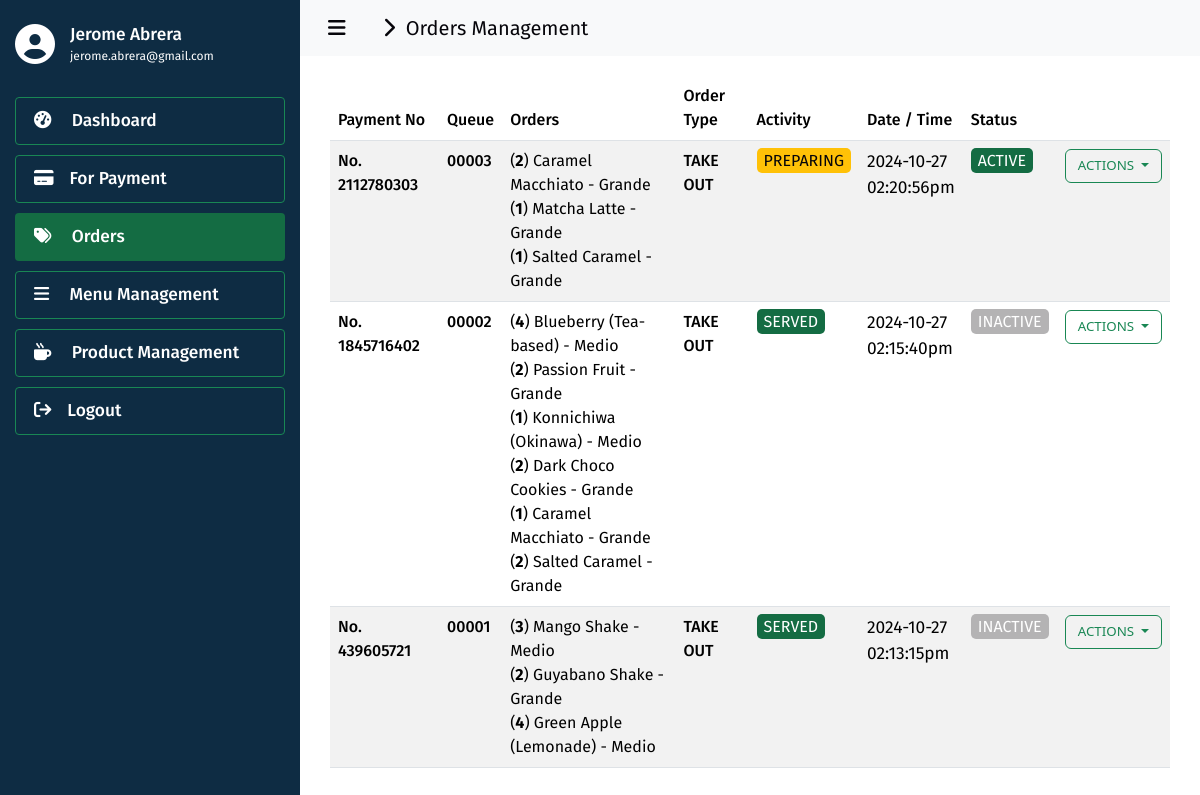
The app's page /admin/orders/index.php (signed in), older data.
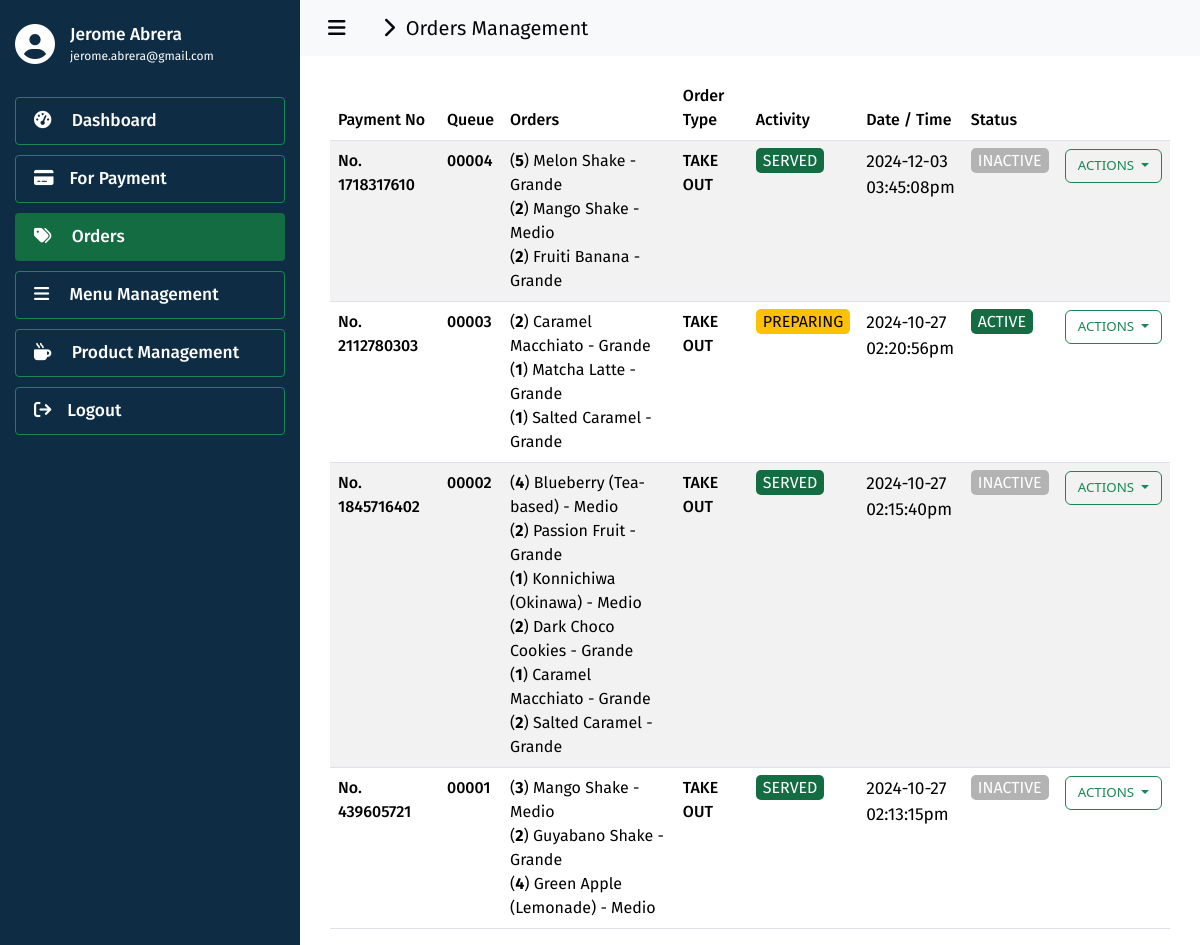
The same page, newer data.
### tables this page shows
CREATE TABLE `queue` (
  `id` int(11) NOT NULL,
  `queue_payment_no` varchar(255) NOT NULL,
  `queue_number` varchar(255) NOT NULL,
  `queue_serving` varchar(255) NOT NULL,
  `queue_date` date NOT NULL,
  `queue_time` varchar(255) NOT NULL,
  `queue_status` varchar(255) NOT NULL
);

CREATE TABLE `queue_orders` (
  `id` int(11) NOT NULL,
  `queue_number_id` int(11) NOT NULL,
  `queue_order` varchar(1000) NOT NULL,
  `queue_order_type` varchar(255) NOT NULL,
  `queue_date` date NOT NULL,
  `queue_time` varchar(255) NOT NULL
);

### admin/orders/index.php (the view, shortened to what the changed rows need)
<?php
  include('../../utils/connections.php');
?>
<!DOCTYPE html>
<html lang="en">
  <head>
    <link
      href="https://cdn.jsdelivr.net/npm/bootstrap@5.3.3/dist/css/bootstrap.min.css"
      rel="stylesheet"
    >
    <link href="https://cdn.datatables.net/2.0.5/css/dataTables.bootstrap5.css" rel="stylesheet">
    <link rel="stylesheet" href="../../assets/css/global.css" />
    <link rel="stylesheet" href="./css/index.css" />
  </head>
  <body>
    <div class="div-classic-container">
      <div class="container" style="padding-inline: 30px; margin-top: 20px;">
        <table id="data" class="table table-striped" style="width:100%">
          <thead>
            <tr>
              <th class="fira-sans-medium">Payment No</th>
              <th class="fira-sans-medium">Queue</th>
              <th class="fira-sans-medium">Orders</th>
              <th class="fira-sans-medium">Order Type</th>
              <th class="fira-sans-medium">Activity</th>
              <th class="fira-sans-medium">Date / Time</th>
              <th class="fira-sans-medium">Status</th>
              <th class="fira-sans-medium"></th>
            </tr>
          </thead>
          <tbody>
            <?php
              $fetch_query = "SELECT * FROM `queue` ORDER BY id DESC";
              $result = $conn->query($fetch_query);
              if ($result->num_rows > 0) {
                while ($row = $result->fetch_assoc()) {
                  $queue_id = $row['id'];
                  $queue_payment_no = $row['queue_payment_no'];
                  $queue_number = $row['queue_number'];
                  $queue_serving = $row['queue_serving'];
                  $queue_date = $row['queue_date'];
                  $queue_time = $row['queue_time'];
                  $queue_status = $row['queue_status'];
                  $fetch_query = "SELECT * FROM `queue_orders` WHERE queue_number_id = ".$queue_id." LIMIT 1";
                  $orders_result = $conn->query($fetch_query);
                  if ($orders_result->num_rows > 0) {
                    $orders_row = $orders_result->fetch_assoc();
                    $queue_order = $orders_row['queue_order'];
                    $queue_order_type = $orders_row['queue_order_type'];
                    $serving_span_class = 'badge-warning';
                    if ($queue_serving == 'PREPARING') {
                      $serving_span_class = 'badge-warning';
                    } else if ($queue_serving == 'SERVING') {
                      $serving_span_class = 'badge-primary';
                    } else if ($queue_serving == 'SERVED') {
                      $serving_span_class = 'badge-enabled';
                    }
                    $status_span_class = 'badge-disabled';
                    if ($queue_status == 'ACTIVE') {
                      $status_span_class = 'badge-enabled';
                    }
                    $serving_state = '';
                    if ($queue_serving == 'PREPARING') {
                      $serving_state = '';
                    } else if ($queue_serving == 'SERVING') {
                      $serving_state = 'disabled';
                    } else if ($queue_serving == 'SERVED') {
                      $serving_state = 'disabled';
                    }
                    $served_state = '';
                    if ($queue_serving == 'PREPARING') {
                      $served_state = 'disabled';
                    } else if ($queue_serving == 'SERVING') {
                      $served_state = '';
                    } else if ($queue_serving == 'SERVED') {
                      $served_state = 'disabled';
                    }
                    $orders = '';
                    $d_order = json_decode($queue_order, true);
                    foreach ($d_order as $order) {
                      $item = $order['item'];
                      $quantity = intval($order['quantity']);
                      $size = $order['size'];
                      $orders .= '(<b>'.strval($quantity).'</b>) '.$item.' - '.$size.'<br/>';
                    }
                    $for_payment_id = 0;
                    $fetch_query = "SELECT id FROM `for_payment` WHERE order_number = '".$queue_payment_no."' LIMIT 1";
                    $fp_result = $conn->query($fetch_query);
                    if ($fp_result->num_rows > 0) {
                      $fp_row = $fp_result->fetch_assoc();
                      $for_payment_id = intval($fp_row['id']);
                    }
                    echo '
                      <tr>
                        <td class="color-brown fira-sans-medium">No. '.$queue_payment_no.'</td>
                        <td class="color-dark fira-sans-medium">
                          '.$queue_number.'
                        </td>
                        <td class="color-dark fira-sans-regular">
                          '.$orders.'
                        </td>
                        <td class="color-dark fira-sans-medium">
                          '.$queue_order_type.'
                        </td>
                        <td class="fira-sans-regular">
                          <span class="'.$serving_span_class.'">'.$queue_serving.'</span>
                        </td>
                        <td class="color-dark fira-sans-regular size-13">
                          '.$queue_date.'<br/>'.$queue_time.'
                        </td>
                        <td class="fira-sans-regular">
                          <span class="'.$status_span_class.'">'.$queue_status.'</span>
                        </td>
                        <td>
                          <div class="dropdown">
                            <button class="btn btn-outline-success dropdown-toggle size-10" type="button" id="dropdownMenuButton1" data-bs-toggle="dropdown" aria-expanded="false">
                              ACTIONS
                            </button>
                            <ul class="dropdown-menu" aria-labelledby="dropdownMenuButton1">
                              <li><a class="dropdown-item disabled" href="#">Change to Preparing</a></li>
                              <li><a class="dropdown-item '.$serving_state.'" href="../../actions/serving.php?queue_id='.$queue_id.'">Change To Serving</a></li>
                              <li><a class="dropdown-item '.$served_state.'" href="../../actions/serve.php?queue_id='.$queue_id.'">Change To Served</a></li>
                              <li><a class="dropdown-item" href="../receipt/index.php?id='.$for_payment_id.'&order_number='.$queue_payment_no.'">Print Receipt</a></li>
                            </ul>
                          </div>
                        </td>
                      </tr>
                    ';
                  }
                }
              }
            ?>
          </tbody>
        </table>
      </div>
    </div>
  </body>
</html>

Row changes from the older to the newer data that the page shows:
added queue: queue_payment_no "1718317610", queue_number "00004", quantity "5", item "Melon Shake", size "Grande", quantity "2", item "Mango Shake", size "Medio", item "Fruiti Banana", queue_orders.queue_order_type "TAKE OUT", queue_serving "SERVED", queue_date "2024-12-03", queue_time "03:45:08pm", queue_status "INACTIVE"
